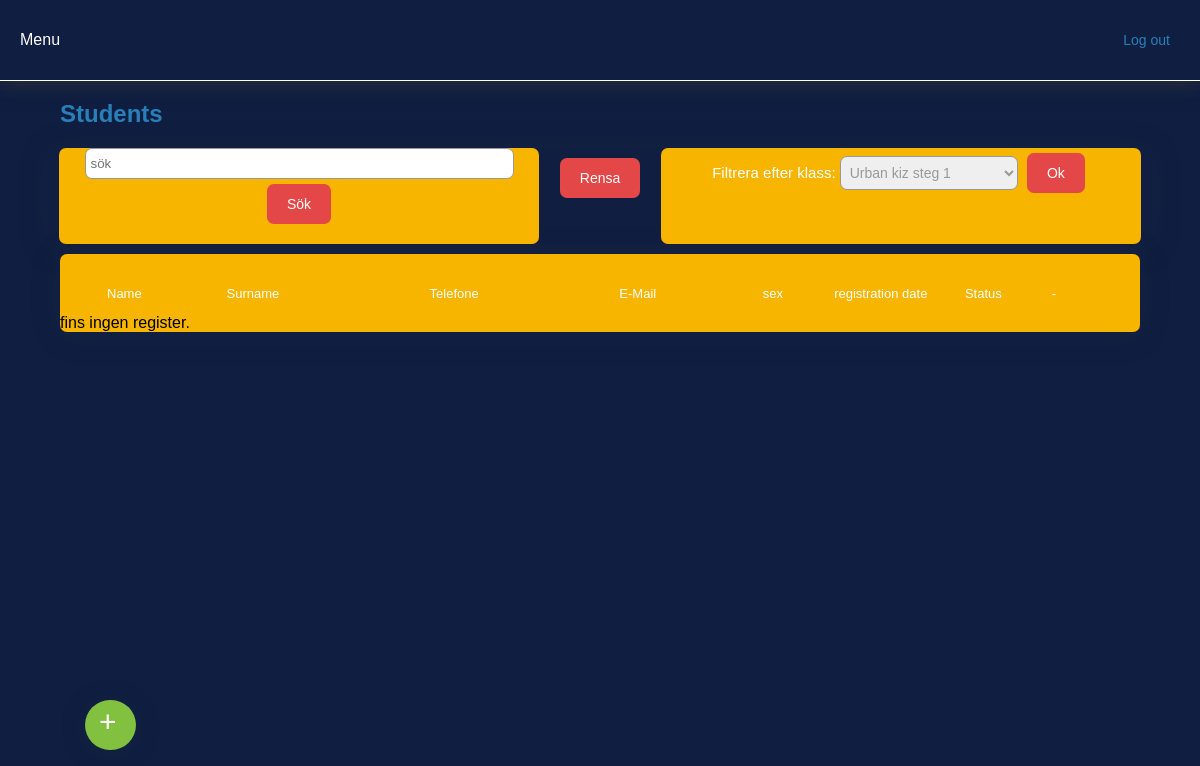
The app's page /admin/students.php (signed in), older data.
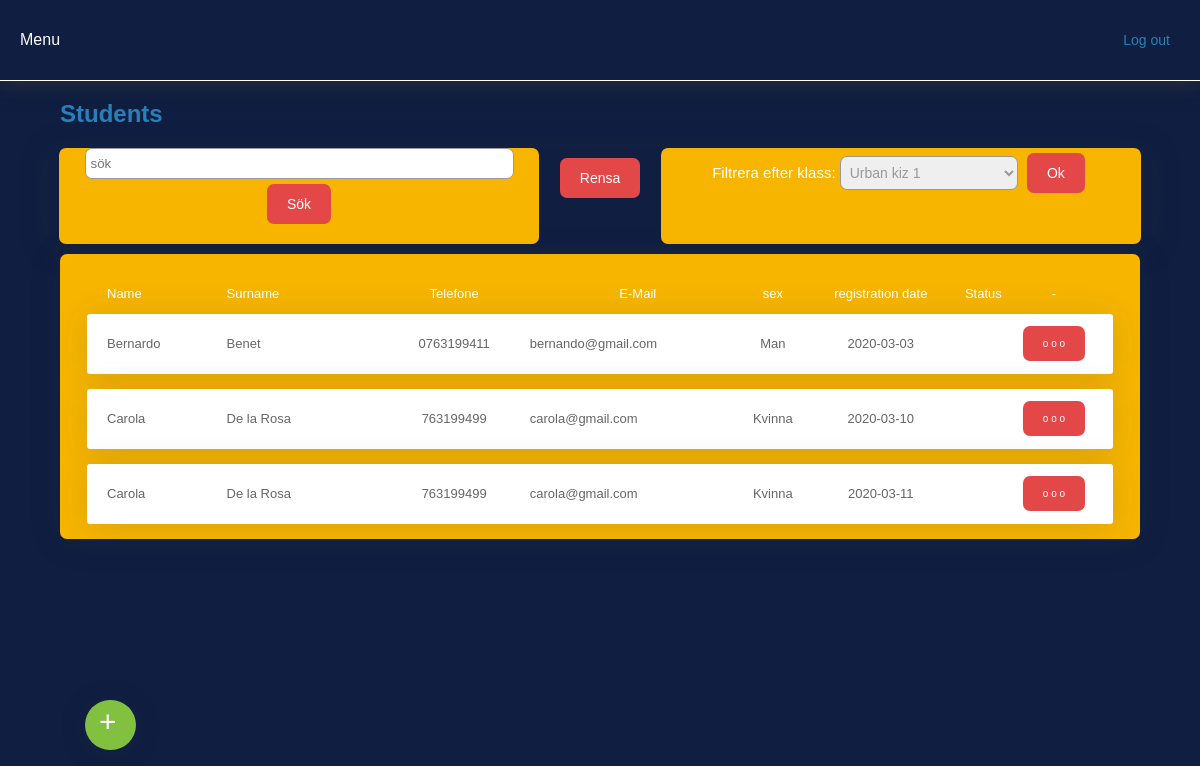
The same page, newer data.
### tables this page shows
CREATE TABLE `inscriptions` (
  `id_insc` int(11) NOT NULL,
  `date` date DEFAULT NULL,
  `year` varchar(255) DEFAULT NULL,
  `month` varchar(255) DEFAULT NULL,
  `day` varchar(255) DEFAULT NULL,
  `time` time DEFAULT NULL,
  `id_student` int(11) DEFAULT NULL,
  `sex` varchar(11) DEFAULT NULL,
  `term` int(11) DEFAULT NULL,
  `term_start` date DEFAULT NULL,
  `term_stop` date DEFAULT NULL,
  `package` varchar(255) DEFAULT NULL,
  `course_1` int(11) DEFAULT NULL,
  `course_2` int(11) DEFAULT NULL,
  `course_3` int(11) DEFAULT NULL,
  `course_4` int(11) DEFAULT NULL,
  `course_s1` int(11) DEFAULT NULL,
  `promocode` varchar(255) DEFAULT NULL,
  `status` int(11) DEFAULT NULL,
  `done` int(11) DEFAULT '0',
  `payment` int(11) DEFAULT NULL,
  `total` double DEFAULT NULL
);

CREATE TABLE `students` (
  `id_student` int(11) UNSIGNED NOT NULL,
  `date` datetime DEFAULT NULL,
  `year` varchar(255) DEFAULT NULL,
  `month` varchar(255) DEFAULT NULL,
  `day` varchar(255) DEFAULT NULL,
  `time` time DEFAULT NULL,
  `name` varchar(255) DEFAULT NULL,
  `surname` varchar(255) DEFAULT NULL,
  `email` varchar(255) DEFAULT NULL,
  `password` varchar(255) DEFAULT NULL,
  `personal_number` varchar(255) DEFAULT NULL,
  `telephone` varchar(255) DEFAULT NULL,
  `adress` varchar(255) DEFAULT NULL,
  `post` int(11) DEFAULT NULL,
  `city` varchar(255) DEFAULT NULL,
  `sex` varchar(255) DEFAULT NULL,
  `agree` varchar(255) DEFAULT NULL,
  `package` varchar(255) DEFAULT NULL,
  `status` varchar(255) DEFAULT NULL,
  `rank` int(11) DEFAULT NULL,
  `via` int(11) DEFAULT NULL
);

### inc/funciones.php (called while the page is built, shortened)
<?php
if (!function_exists("GetSQLValueString")) {
function GetSQLValueString($theValue, $theType, $theDefinedValue = "", $theNotDefinedValue = "")
{
  global $con;
  $theValue = function_exists("mysqli_real_escape_string") ? mysqli_real_escape_string($con, $theValue) : mysqli_escape_string($con,$theValue);
  switch ($theType) {
    case "long":
    case "int":
      $theValue = ($theValue != "") ? intval($theValue) : "NULL";
      break;
  }
  return $theValue;
}
}
	?>
	<?php
function ObtenerNombreStudent($nombreS)
{
	global $con;
	$query_ConsultaFuncion = sprintf("SELECT name FROM students WHERE id_student = %s ",
		 GetSQLValueString($nombreS, "int"));
	$ConsultaFuncion = mysqli_query($con,  $query_ConsultaFuncion) or die(mysqli_error($con));
	$row_ConsultaFuncion = mysqli_fetch_assoc($ConsultaFuncion);
	return $row_ConsultaFuncion["name"];
}
function ObtenerApellidoStudent($apellidoS)
{
	global $con;
	$query_ConsultaFuncion = sprintf("SELECT surname FROM students WHERE id_student = %s ",
		 GetSQLValueString($apellidoS, "int"));
	$ConsultaFuncion = mysqli_query($con,  $query_ConsultaFuncion) or die(mysqli_error($con));
	$row_ConsultaFuncion = mysqli_fetch_assoc($ConsultaFuncion);
	return $row_ConsultaFuncion["surname"];
}
function ObtenerTelefonoStudent($telefonoS)
{
	global $con;
	$query_ConsultaFuncion = sprintf("SELECT telephone FROM students WHERE id_student = %s ",
		 GetSQLValueString($telefonoS, "int"));
	$ConsultaFuncion = mysqli_query($con,  $query_ConsultaFuncion) or die(mysqli_error($con));
	$row_ConsultaFuncion = mysqli_fetch_assoc($ConsultaFuncion);
	return $row_ConsultaFuncion["telephone"];
}
function ObtenerEmailStudent($emailS)
{
	global $con;
	$query_ConsultaFuncion = sprintf("SELECT email FROM students WHERE id_student = %s ",
		 GetSQLValueString($emailS, "int"));
	$ConsultaFuncion = mysqli_query($con,  $query_ConsultaFuncion) or die(mysqli_error($con));
	$row_ConsultaFuncion = mysqli_fetch_assoc($ConsultaFuncion);
	return $row_ConsultaFuncion["email"];
}
function sex($sex)
{
	global $con;
	$query_ConsultaFuncion = sprintf("SELECT sex FROM students WHERE id_student = %s ",
		 GetSQLValueString($sex, "int"));
	$ConsultaFuncion = mysqli_query($con,  $query_ConsultaFuncion) or die(mysqli_error($con));
	$row_ConsultaFuncion = mysqli_fetch_assoc($ConsultaFuncion);
	return $row_ConsultaFuncion["sex"];
}
			?>

### admin/inc/students_list.php (the view, shortened to what the changed rows need)
<div class="search">
    <div class="filter">
    </div>
    <div style="width:100px; text-align:center; padding:5px 0;">
    </div>
    <div class="filter">
        <form action="students.php" method="get" name="formfilter" id="formfilter">
            Filtrera efter klass:
            <select class="textf" style="font-size: 14px; color: #999;" name="course" id="course">
            <?php
            if ($totalRows_DatosCourse_filter > 0) {
            do { ?>
            <option value="<?php echo $row_DatosCourse_filter['id_course'];?>"><?php echo $row_DatosCourse_filter['name'];?></option>
            <?php } while ($row_DatosCourse_filter = mysqli_fetch_assoc($DatosCourse_filter));
            }
            ?>
            </select>
            <input type="submit" class="button_small" value="Ok" />
        </form>
    </div>
</div>
<div class="user_div">
<table width="100%" cellspacing="0" class="table_user" style="background-color: #F7B500;margin: 20px auto 0; ">
</table>
    <?php if ($row_DatosConsulta > 0) {  ?>
    <?php do { ?>
<table width="100%" cellspacing="0" class="table_user" style="margin: 0 auto 15px; box-shadow: 0 .15rem 2rem 0 rgba(58,59,69,.15)!important;">
    <tr class="line" height="60">
        <td width="12%" nowrap="nowrap" align="left" style="padding: 0 0 0 20px;"><?php echo ObtenerNombreStudent($row_DatosConsulta['id_student']); ?></td>
        <td width="15%" nowrap="nowrap" align="left" style="padding: 0 0 0 10px;"><?php echo ObtenerApellidoStudent($row_DatosConsulta['id_student']); ?></td>
        <td width="14%" nowrap="nowrap" align="center" style="padding: 0 0 0 0;"><?php echo ObtenerTelefonoStudent($row_DatosConsulta['id_student']); ?></td>
        <td width="20%" nowrap="nowrap" align="left" style="padding: 0 0 0 0;"><?php echo ObtenerEmailStudent($row_DatosConsulta['id_student']); ?></td>
        <td width="5%" nowrap="nowrap" align="center" style="padding: 0 0 0 0;"><?php echo sex($row_DatosConsulta['id_student']); ?></td></td>
        <td width="15%" nowrap="nowrap" align="center" style="padding: 0 0 0 0;"><?php echo $row_DatosConsulta['date']; ?></td>
        <td width="4%" nowrap="nowrap" align="center" style="padding: 0 0 0 0;"><?php echo status($row_DatosConsulta['status']); ?></td>
        <td width="10%" nowrap="nowrap" align="center" style="padding: 0 10px 0 0;">
        <div class="arternative">
            <button class="artbtn">o o o</button>
        </div>
        </td>
    </tr>
    <?php } while ($row_DatosConsulta = mysqli_fetch_assoc($DatosConsulta));
    }
    else
    {  ?>
    <tr class="line" height="60">
        <td colspan="10" nowrap="nowrap" align="center" style="padding: 0 0 0 20px;">fins ingen register.</td>
    </tr>
    <?php } ?>
</table>
</div>
<a href="students.php?new=1"><div class="flying_button">+</div></a>

Row changes from the older to the newer data that the page shows:
now on this page (row edited): inscriptions: id_student.name "Bernardo", id_student.surname "Benet", id_student.telephone "0763199411", id_student.email "bernando@gmail.com", id_student.sex "Man", date "2020-03-03"
added inscriptions: id_student.name "Carola", id_student.surname "De la Rosa", id_student.telephone "763199499", id_student.email "carola@gmail.com", id_student.sex "Kvinna", date "2020-03-10"
added inscriptions: id_student.name "Carola", id_student.surname "De la Rosa", id_student.telephone "763199499", id_student.email "carola@gmail.com", id_student.sex "Kvinna", date "2020-03-11"
Text that changed along with them:
form field course: "Urban kiz steg 1" → "Urban kiz 1"
text no longer shown: "fins ingen register."
